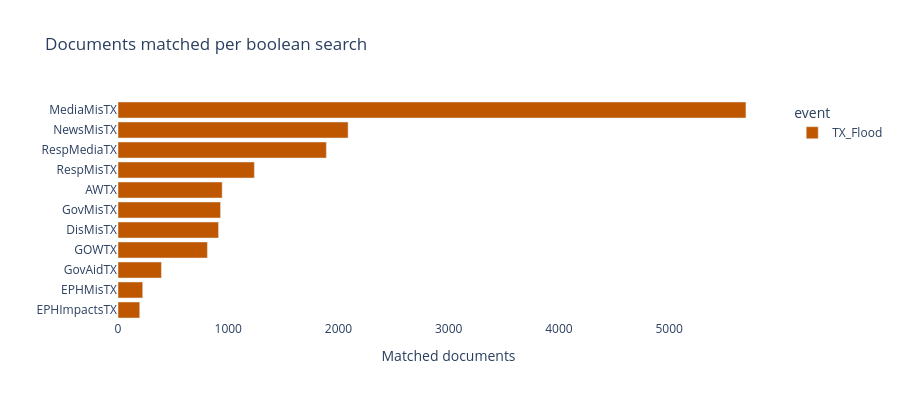

Here is the notebook cell this chart was saved with:
### Markdown cell above
### 7.1 Match counts and event breakdown

### Code cell
counts_df = match_summary.copy().sort_values("matches", ascending=True)
fig_counts = px.bar(counts_df, x="matches", y="boolean_search", color="event",
                    orientation="h", color_discrete_map=EVENT_COLORS,
                    title="Documents matched per boolean search")
fig_counts.update_layout(height=400, plot_bgcolor="white", yaxis_title="", xaxis_title="Matched documents")
fig_counts.write_html(str(OUTPUT_DIR / "match_counts.html"), include_plotlyjs="cdn")
fig_counts.show()

### Figure 1 — Plotly figure (JSON) as saved in the notebook; plotly's stock layout.template omitted (floating-point values rounded to 4 significant figures)
{"data": [{"hovertemplate": "event=TX_Flood<br>matches=%{x}<br>boolean_search=%{y}<extra></extra>", "legendgroup": "TX_Flood", "marker": {"color": "#BF5700", "pattern": {"shape": ""}}, "name": "TX_Flood", "orientation": "h", "showlegend": true, "textposition": "auto", "type": "bar", "x": [197, 224, 394, 811, 912, 930, 945, 1237, 1890, 2087, 5696], "xaxis": "x", "y": ["EPHImpactsTX", "EPHMisTX", "GovAidTX", "GOWTX", "DisMisTX", "GovMisTX", "AWTX", "RespMisTX", "RespMediaTX", "NewsMisTX", "MediaMisTX"], "yaxis": "y"}], "layout": {"barmode": "relative", "height": 400, "legend": {"title": {"text": "event"}, "tracegroupgap": 0}, "plot_bgcolor": "white", "title": {"text": "Documents matched per boolean search"}, "xaxis": {"anchor": "y", "domain": [0, 1], "title": {"text": "Matched documents"}}, "yaxis": {"anchor": "x", "domain": [0, 1], "title": {"text": ""}}}}
